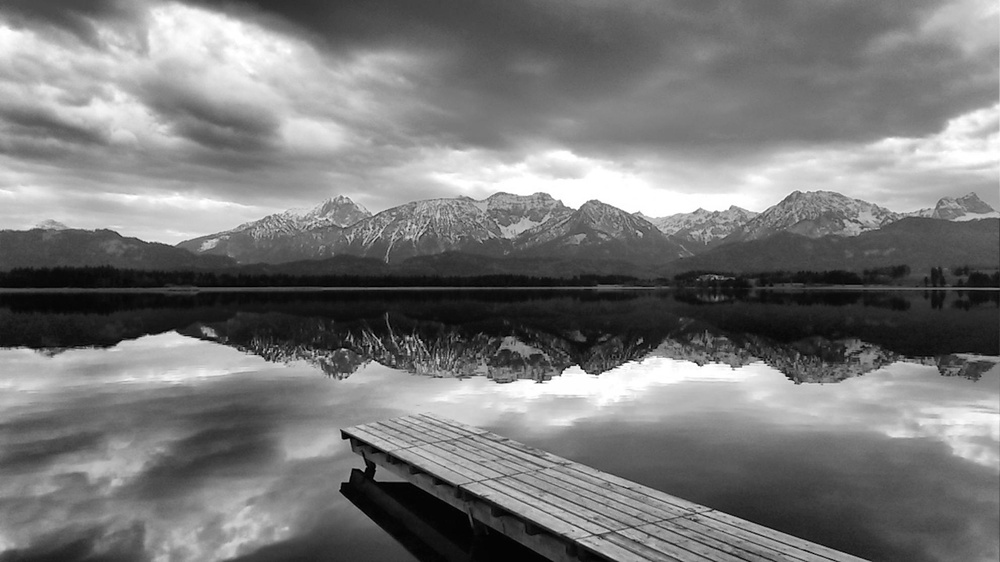
#> input picture Sem_VII/DIP/codes/images/p3.jpg, 1000 x 562 px, shrunk from 1984 x 1116 before the run
$ python shobel.py   (older library calls are emulated)
#> lines starting #> are read from the running program, lines starting #| are printed output that depends on the picture
import cv2
import numpy as np
from matplotlib import pyplot as plt

file_name = "./images/p3.jpg"
img = cv2.imread(file_name)
#> img is the input picture: shape (562, 1000, 3); min 0, max 255, mean 120.7

sobelx =cv2.Sobel(img,cv2.CV_64F,1,0,ksize=5)
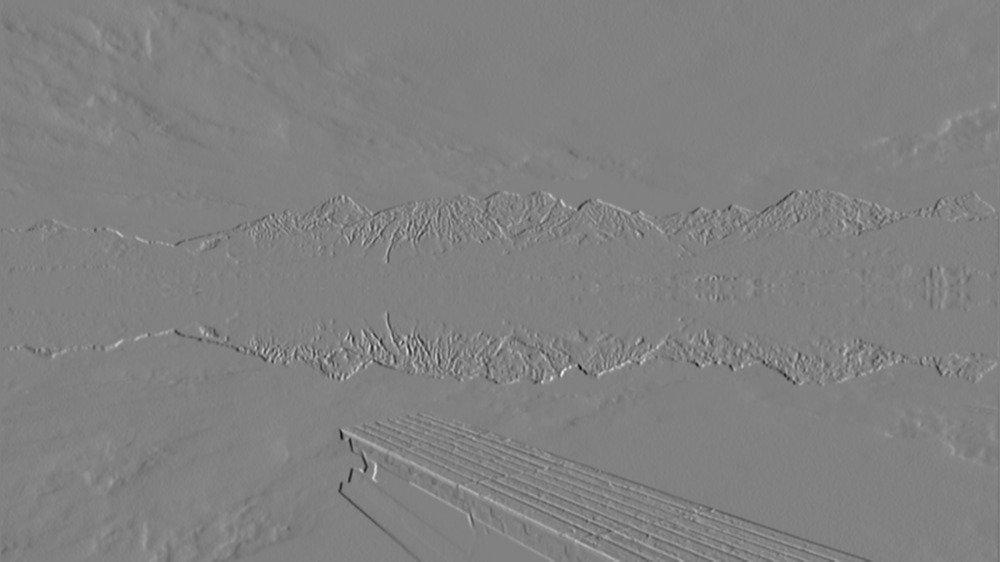
#> sobelx: shape (562, 1000, 3) float64; min -9081, max 8861, mean 0.5; drawn with min black and max white
sobely =cv2.Sobel(img,cv2.CV_64F,0,1,ksize=5)
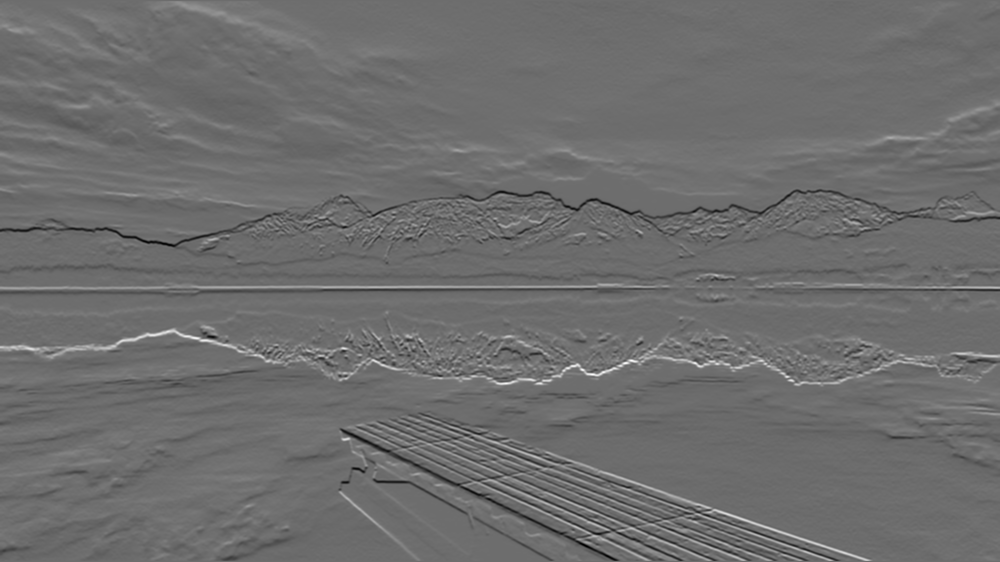
#> sobely: shape (562, 1000, 3) float64; min -7468, max 9859, mean -6; drawn with min black and max white
combined = cv2.addWeighted(sobelx,0.5,sobely,0.5,0)


plt.subplot(2,2,1)
plt.imshow(img)
plt.title('Original')

plt.subplot(2,2,2)
plt.imshow(combined)
plt.title("Sobel gradient image")

plt.show()
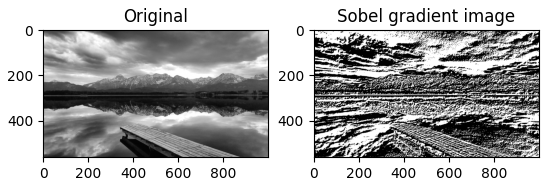
#> figure drawn by matplotlib, 2 panels

$ run again, with Sem_VII/DIP/codes/images/p1.jpg copied over Sem_VII/DIP/codes/images/p3.jpg
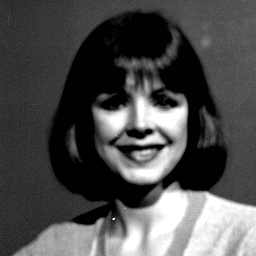
#> input picture Sem_VII/DIP/codes/images/p1.jpg, 256 x 256 px
#> img is the input picture: shape (256, 256, 3); min 1, max 255, mean 77.8
#> `combined = cv2.addWeighted(sobelx,0.5,sobely,0.5,0)`:
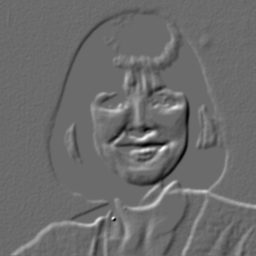
#> combined: shape (256, 256, 3) float64; min -4338, max 5970, mean 42.9; drawn with min black and max white
#> `plt.show()`:
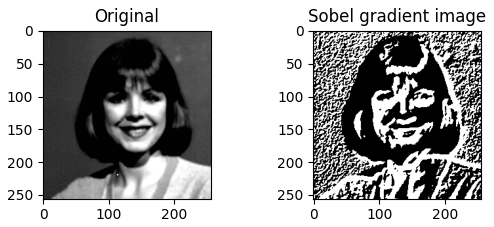
#> figure drawn by matplotlib, 2 panels

$ run again, with Sem_VII/DIP/codes/images/p2.jpg copied over Sem_VII/DIP/codes/images/p3.jpg
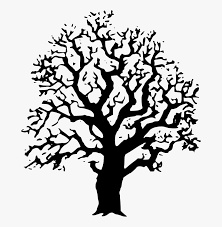
#> input picture Sem_VII/DIP/codes/images/p2.jpg, 222 x 227 px
#> img is the input picture: shape (227, 222, 3); min 0, max 255, mean 198.8
#> `combined = cv2.addWeighted(sobelx,0.5,sobely,0.5,0)`:
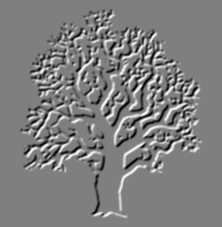
#> combined: shape (227, 222, 3) float64; min -8784, max 8798, mean 0; drawn with min black and max white
#> `plt.show()`:
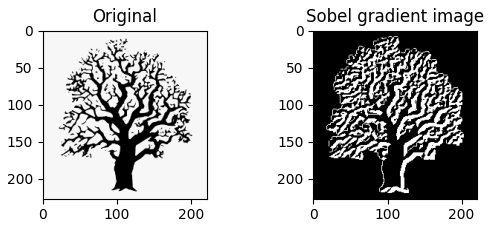
#> figure drawn by matplotlib, 2 panels

$ run again, with Sem_VII/DIP/codes/images/p4.jpg copied over Sem_VII/DIP/codes/images/p3.jpg
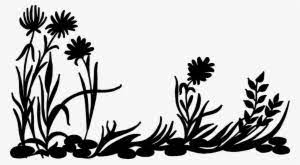
#> input picture Sem_VII/DIP/codes/images/p4.jpg, 300 x 165 px
#> img is the input picture: shape (165, 300, 3); min 0, max 255, mean 189.5
#> `combined = cv2.addWeighted(sobelx,0.5,sobely,0.5,0)`:
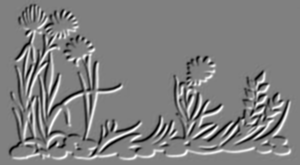
#> combined: shape (165, 300, 3) float64; min -8239, max 8150, mean 0; drawn with min black and max white
#> `plt.show()`:
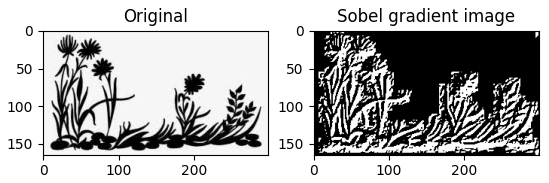
#> figure drawn by matplotlib, 2 panels
